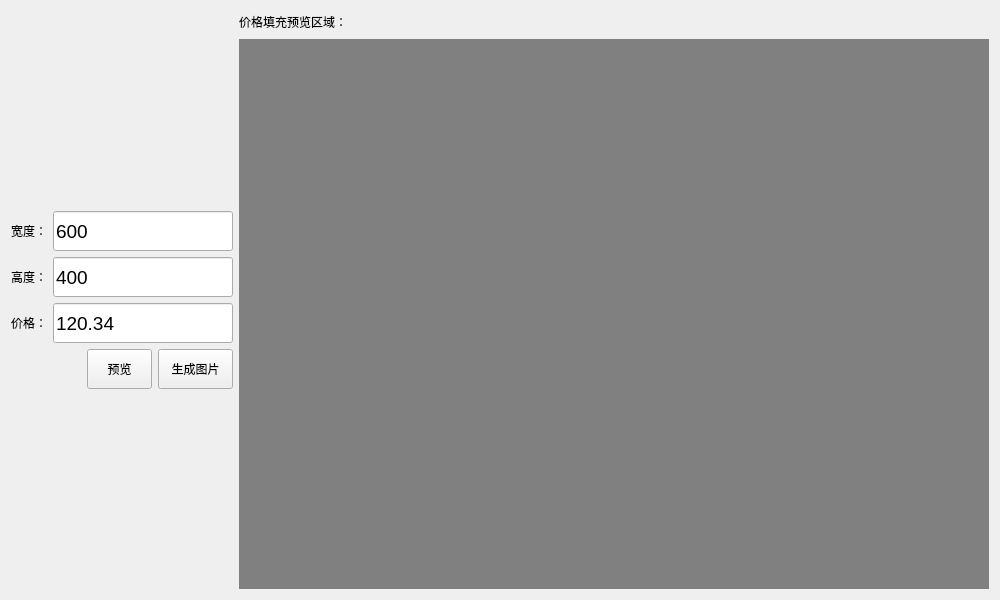
<?xml version="1.0" encoding="UTF-8"?>
<ui version="4.0">
 <class>Widget</class>
 <widget class="QWidget" name="Widget">
  <property name="geometry">
   <rect>
    <x>0</x>
    <y>0</y>
    <width>1000</width>
    <height>600</height>
   </rect>
  </property>
  <property name="minimumSize">
   <size>
    <width>800</width>
    <height>450</height>
   </size>
  </property>
  <property name="maximumSize">
   <size>
    <width>1000</width>
    <height>600</height>
   </size>
  </property>
  <property name="windowTitle">
   <string>Widget</string>
  </property>
  <property name="styleSheet">
   <string notr="true">#widget{background-color: gray;}</string>
  </property>
  <layout class="QHBoxLayout" name="horizontalLayout_5">
   <item>
    <layout class="QVBoxLayout" name="verticalLayout_2">
     <item>
      <spacer name="verticalSpacer_2">
       <property name="orientation">
        <enum>Qt::Vertical</enum>
       </property>
       <property name="sizeHint" stdset="0">
        <size>
         <width>20</width>
         <height>40</height>
        </size>
       </property>
      </spacer>
     </item>
     <item>
      <layout class="QHBoxLayout" name="horizontalLayout">
       <item>
        <widget class="QLabel" name="label">
         <property name="text">
          <string>宽度：</string>
         </property>
        </widget>
       </item>
       <item>
        <widget class="QLineEdit" name="widthEdit">
         <property name="minimumSize">
          <size>
           <width>0</width>
           <height>40</height>
          </size>
         </property>
         <property name="font">
          <font>
           <pointsize>14</pointsize>
          </font>
         </property>
         <property name="text">
          <string>600</string>
         </property>
        </widget>
       </item>
      </layout>
     </item>
     <item>
      <layout class="QHBoxLayout" name="horizontalLayout_2">
       <item>
        <widget class="QLabel" name="label_2">
         <property name="text">
          <string>高度：</string>
         </property>
        </widget>
       </item>
       <item>
        <widget class="QLineEdit" name="heighEdit">
         <property name="minimumSize">
          <size>
           <width>0</width>
           <height>40</height>
          </size>
         </property>
         <property name="font">
          <font>
           <pointsize>14</pointsize>
          </font>
         </property>
         <property name="text">
          <string>400</string>
         </property>
        </widget>
       </item>
      </layout>
     </item>
     <item>
      <layout class="QHBoxLayout" name="horizontalLayout_3">
       <item>
        <widget class="QLabel" name="label_3">
         <property name="text">
          <string>价格：</string>
         </property>
        </widget>
       </item>
       <item>
        <widget class="QLineEdit" name="priceEdit">
         <property name="minimumSize">
          <size>
           <width>0</width>
           <height>40</height>
          </size>
         </property>
         <property name="font">
          <font>
           <pointsize>14</pointsize>
          </font>
         </property>
         <property name="text">
          <string>120.34</string>
         </property>
        </widget>
       </item>
      </layout>
     </item>
     <item>
      <layout class="QHBoxLayout" name="horizontalLayout_4">
       <item>
        <spacer name="horizontalSpacer">
         <property name="orientation">
          <enum>Qt::Horizontal</enum>
         </property>
         <property name="sizeHint" stdset="0">
          <size>
           <width>40</width>
           <height>20</height>
          </size>
         </property>
        </spacer>
       </item>
       <item>
        <widget class="QPushButton" name="pushButton">
         <property name="minimumSize">
          <size>
           <width>65</width>
           <height>40</height>
          </size>
         </property>
         <property name="maximumSize">
          <size>
           <width>65</width>
           <height>16777215</height>
          </size>
         </property>
         <property name="text">
          <string>预览</string>
         </property>
        </widget>
       </item>
       <item>
        <widget class="QPushButton" name="saveAsBtn">
         <property name="minimumSize">
          <size>
           <width>75</width>
           <height>40</height>
          </size>
         </property>
         <property name="maximumSize">
          <size>
           <width>75</width>
           <height>16777215</height>
          </size>
         </property>
         <property name="text">
          <string>生成图片</string>
         </property>
        </widget>
       </item>
      </layout>
     </item>
     <item>
      <spacer name="verticalSpacer">
       <property name="orientation">
        <enum>Qt::Vertical</enum>
       </property>
       <property name="sizeHint" stdset="0">
        <size>
         <width>20</width>
         <height>40</height>
        </size>
       </property>
      </spacer>
     </item>
    </layout>
   </item>
   <item>
    <layout class="QVBoxLayout" name="verticalLayout">
     <item>
      <widget class="QLabel" name="label_4">
       <property name="text">
        <string>价格填充预览区域：</string>
       </property>
      </widget>
     </item>
     <item>
      <widget class="QWidget" name="widget" native="true">
       <property name="minimumSize">
        <size>
         <width>750</width>
         <height>550</height>
        </size>
       </property>
       <property name="maximumSize">
        <size>
         <width>750</width>
         <height>550</height>
        </size>
       </property>
       <property name="styleSheet">
        <string notr="true"/>
       </property>
      </widget>
     </item>
    </layout>
   </item>
  </layout>
 </widget>
 <layoutdefault spacing="6" margin="11"/>
 <resources/>
 <connections/>
</ui>
